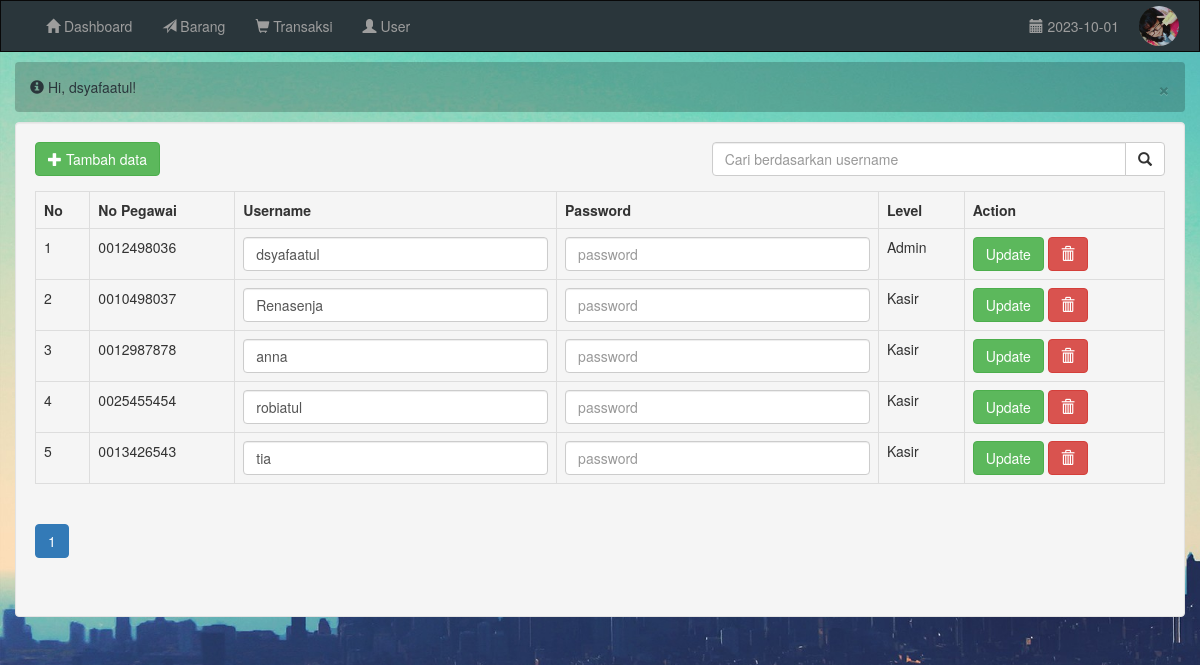
Page /index.php?link=list_user (signed in) on the committed database.
### tables this page shows
CREATE TABLE IF NOT EXISTS `tabel_kasir` (
  `no_pegawai` varchar(15) NOT NULL,
  `nama_kasir` varchar(50) NOT NULL,
  `jenis_kelamin` enum('L','P') NOT NULL,
  `tempat_lahir` varchar(50) NOT NULL,
  `tanggal_lahir` date NOT NULL,
  `alamat` varchar(100) NOT NULL,
  `no_telepon` varchar(50) NOT NULL,
  `foto_kasir` varchar(100) NOT NULL default 'user.jpg',
  PRIMARY KEY  (`no_pegawai`)
);

CREATE TABLE IF NOT EXISTS `tabel_user` (
  `id_user` int(4) NOT NULL auto_increment,
  `username` varchar(50) NOT NULL,
  `password` varchar(50) NOT NULL,
  `no_pegawai` varchar(15) NOT NULL,
  `level` enum('Admin','Kasir') NOT NULL,
  PRIMARY KEY  (`id_user`),
  UNIQUE KEY `no_pegawai` (`no_pegawai`)
);

### list_user.php (the view, shortened to what this page needs)
<?php
if($level=="Admin"){
?>
<div class="row">
					<div class="col-md-7">
						<div class="form-group">
							<button class="btn btn-success" data-toggle="modal" data-target="#modal_tambah_user">
								<span class="glyphicon glyphicon-plus"></span>
								Tambah data
							</button>
						</div>
					</div>
					<div class="col-md-5">
					<form action="">
					<div class="input-group">
						<input type="text" name="q" placeholder="Cari berdasarkan username" class="form-control">
						<span class="input-group-btn">
							<button type="submit" name="action" class="btn btn-default">
								<span class="glyphicon glyphicon-search"></span>
							</button>
						</span>
					</div>
					</form>
					</div>
				</div>
<table class="table table-bordered table-responsive table-hover">
	<tr>
		<th>No</th>
		<th>No Pegawai</th>
		<th>Username</th>
		<th>Password</th>
		<th>Level</th>
		<th>Action</th>
	</tr>
	<?php
		$perhal = 5;
		$page = (!empty($_GET['page'])?(int)$_GET['page']==0?1:$_GET['page']:1);
		$start = ($page - 1) * $perhal;
		if(!empty($_GET['q'])){
			$q = $_GET['q'];
			$list_user_query = mysql_query("SELECT * FROM tabel_user WHERE username LIKE '%$q%' ORDER BY level ASC LIMIT $start, $perhal");
		}else{
			$list_user_query = mysql_query("SELECT * FROM tabel_user ORDER BY level ASC LIMIT $start, $perhal");
		}
			$jumlah_user_query = mysql_result(mysql_query("SELECT COUNT(*) FROM tabel_user WHERE username LIKE '%$q%'"), 0);
			$halaman = ceil($jumlah_user_query / $perhal);
	$no = ($page - 1) * $perhal + 1;
	while ($data_user = mysql_fetch_array($list_user_query)) {
		?>
		<form action="edit_user_action.php">
		<tr>
			<td><?php echo $no; ?></td>
			<td><?php echo $data_user[3]; ?></td>
			<td><input type="text" name="username" value="<?php echo $data_user[1]; ?>" class="form-control"></td>
			<td><input type="password" name="password" placeholder="password" class="form-control"></td>
			<td><?php echo $data_user[4]; ?></td>
			<td>
				<input type="submit" class="btn btn-success" name="action" value="Update">
				<a href="delete_user_action.php?action=delete_user&no_pegawai=<?php echo $data_user[3]; ?>" class="btn btn-danger" onclick="return window.confirm('Apakah anda yakin ingin menghapus')">
					<span class="glyphicon glyphicon-trash" ></span>
				</a>
			</td>
		</tr>
		</form>
		<?php
	$no++;
	}
	?>
</table>
<ul class="pagination">
	<?php
		for ($i=1; $i <= $halaman ; $i++) {
			$active_page = ($i==$page?"class=\"active\"":"");
			?>
			<li <?php echo $active_page ?> ><a href="?link=list_user&page=<?php echo $i ?>&q=<?php echo $_GET['q'] ?>"><?php echo $i ?></a></li>
			<?php
		}
	?>
</ul>
<?php
}else{
}
?>

### index.php (shortened to what this page needs)
<?php
	if(empty($_SESSION['username']) AND empty($_SESSION['password'])){
		header("location: login.php");
	}else{
		$level = $_SESSION['level'];
		$username = $_SESSION['username'];
		$no_pegawai = $_SESSION['no_pegawai'];
	if($level=="Admin"){
		$list_user = "<li>
						<a href=\"#\" class=\"dropdown-toggle\" data-toggle=\"dropdown\" data-target=\"dropdown-menu\">
						<span class=\"glyphicon glyphicon-user\" ></span>
						User
						</a>
						<ul class=\"dropdown-menu\">
							<li><a href=\"index.php?link=list_user\" >Kasir</a></li>
							<li><a href=\"index.php?link=list_kasir\" >Pegawai</a></li>
						</ul>
					</li>";
	}
?>
<!DOCTYPE html>
<html lang="en">
<head>
	<link rel="stylesheet" href="assets/css/style.css" />
	<link rel="stylesheet" href="assets/css/bootstrap.css">
</head>
<body>
	<div class="container-fluid">
		<div class="row">
			<nav class="navbar navbar-inverse" style="background-color: #2A363B;border-radius: 0px;margin-bottom: 10px;box-sizing: border-box;">
				<div class="container-fluid">
					<div class="collapse navbar-collapse" id="menu">
						<div class="navbar-left">
							<ul class="nav navbar-nav">
								<li>
									<a href="index.php">
										<span class="glyphicon glyphicon-home"></span>
										Dashboard
									</a>
								</li>
								<li>
									<a href="index.php?link=list_barang">
										<span class="glyphicon glyphicon-send"></span>
										Barang
									</a>
								</li>
								<li>
									<a href="index.php?link=list_transaksi">
										<span class="glyphicon glyphicon-shopping-cart"></span>
										Transaksi
									</a>
								</li>
								<?php
									echo $list_user;
								?>
							</ul>
						</div>
				    		<ul class="nav navbar-nav navbar-right">
				    			<li class="navbar-text" style="text-align: center;">
				    				<span class="glyphicon glyphicon-calendar"></span>
				    				<?php echo date("Y-m-d") ?>
				    				</li>
				    			<li class="dropdown center-block">
				    				<a href="#" class="dropdown-toggle" data-toggle="dropdown" style="padding: 5px;background-color: transparent;">
				    					<?php
				    						$foto = mysql_result(mysql_query("SELECT foto_kasir FROM tabel_kasir WHERE no_pegawai='$no_pegawai'"), 0);
				    					?>
				    					<img src="assets/img/<?php echo $foto; ?>" alt="" class="img-circle center-block" style="width: 40px;height: 40px;"></a>
				    			</li>
				    		</ul>
					</div>
				  </div>
			</nav>
		</div>
		<div class="row">
		<div class="col-md-12">
			<div class="alert alert-success" style="background-color: rgba(0,0,0,0.2);color: #2A363B;border: 0;margin-bottom: 10px">
				<span class='glyphicon glyphicon-info-sign'></span>
				<span>Hi, <?php echo $username; ?>!</span>
				<span class="close" data-dismiss="">&times;</span>
			</div>
			<div class="well" style="height: 495px;overflow: scroll;">
				<?php include("link.php") ?>
			</div>
		</div>
		</div>
	</div>
</body>
</html>
<?php
	}
?>

### assets/css/style.css (style rules this page uses)
body { background-color: #fff; background-image: url("../img/background.jpg"); background-size: cover; background-attachment: fixed; padding: 0px; margin: 0px; }

### index.php (style rules this page uses)
.active { background-color: rgba(0,0,0,0.2); }

### rows in the picture
tabel_kasir: foto_kasir (picture)
tabel_user: no_pegawai "0012498036", username "dsyafaatul", level "Admin"
tabel_user: no_pegawai "0010498037", username "Renasenja", level "Kasir"
tabel_user: no_pegawai "0012987878", username "anna", level "Kasir"
tabel_user: no_pegawai "0025455454", username "robiatul", level "Kasir"
tabel_user: no_pegawai "0013426543", username "tia", level "Kasir"

### other values in the picture
$username "dsyafaatul"
